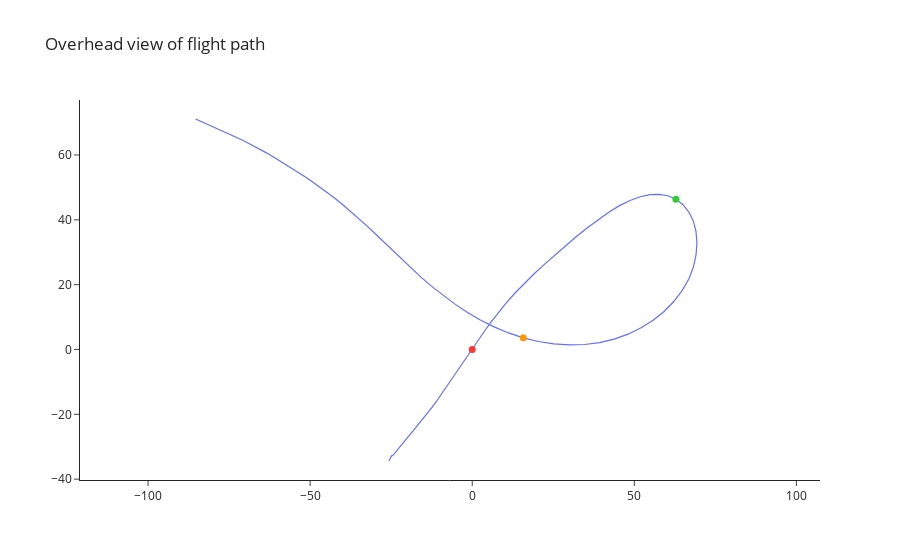

Write notebook code for a chart like this one.
### Markdown cell above
### Overhead View Of Flight Path

Get a bird's-eye view of your flight trajectory, providing a unique perspective on your performance.

### Code cell
landing_viz.plt_overhead()
